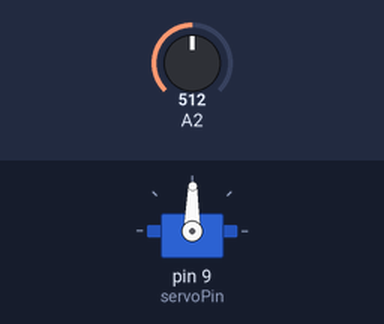
Simulated run of this sketch. Board: Arduino Uno, built with avr-gcc and run on an emulated ATmega328P. Shown: servo. Inputs (shaded band) come from the test bench; at power-on: A2 = 512.

Above: at 1.2 s.
1.3 s: A2 set to 716
At 2.1 s:
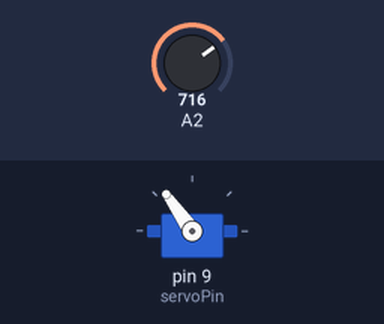
2.8 s: A2 set to 900
At 3.1 s:
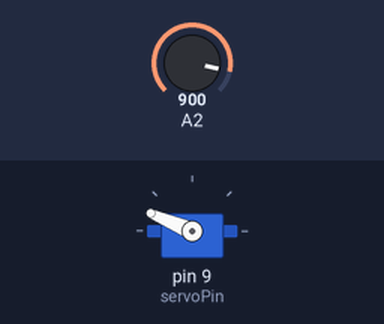
4.3 s: A2 set to 1023
At 5.4 s:
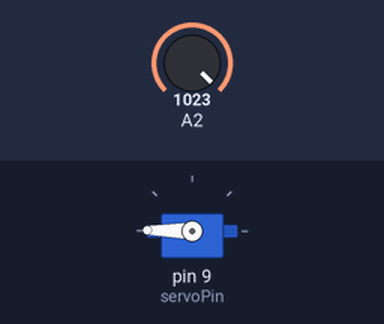
5.8 s: A2 set to 306
At 6.4 s:
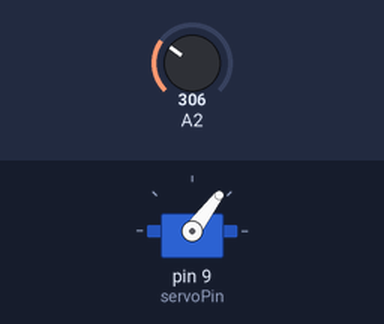
7.3 s: A2 set to 122
At 8.5 s:
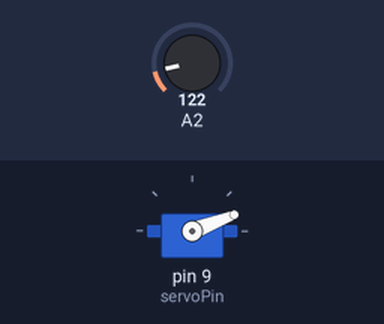
8.8 s: A2 set to 511
At 9.2 s:
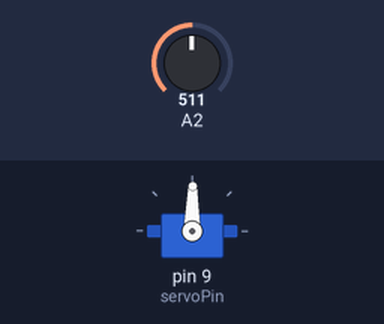
Timing chart, 0 to 11.3 s (numbered marks = the images above; inputs shaded):
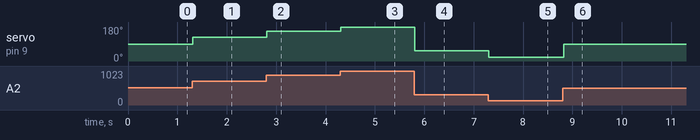

The sketch:

sketch_sep29b_Potentiometer.ino
```cpp
#include <Servo.h> //서보 라이브러리를 불러옵니다.

Servo myservo1;  // 서보를 제어할 서보 오브젝트를 만듭니다.

int servoPin = 9;     // 서보 위치를 저장할 변수를 선언합니다.

void setup()
{
  myservo1.attach(servoPin);
}


void loop()
{
  int value = analogRead(A2);
  value = map(value, 0, 1023, 0, 179);
  myservo1.write(value);

  delay(20);
}
```

Measured:
- after the input at 1.3 s, servo on pin 9 (servoPin): 89° → 125° at once
- after the input at 2.8 s, servo on pin 9 (servoPin): 125° → 157° at once
- after the input at 4.3 s, servo on pin 9 (servoPin): 157° → 179° at once
- after the input at 5.8 s, servo on pin 9 (servoPin): 179° → 53° at once
- after the input at 7.3 s, servo on pin 9 (servoPin): 53° → 21° at once
- after the input at 8.8 s, servo on pin 9 (servoPin): 21° → 89° at once
